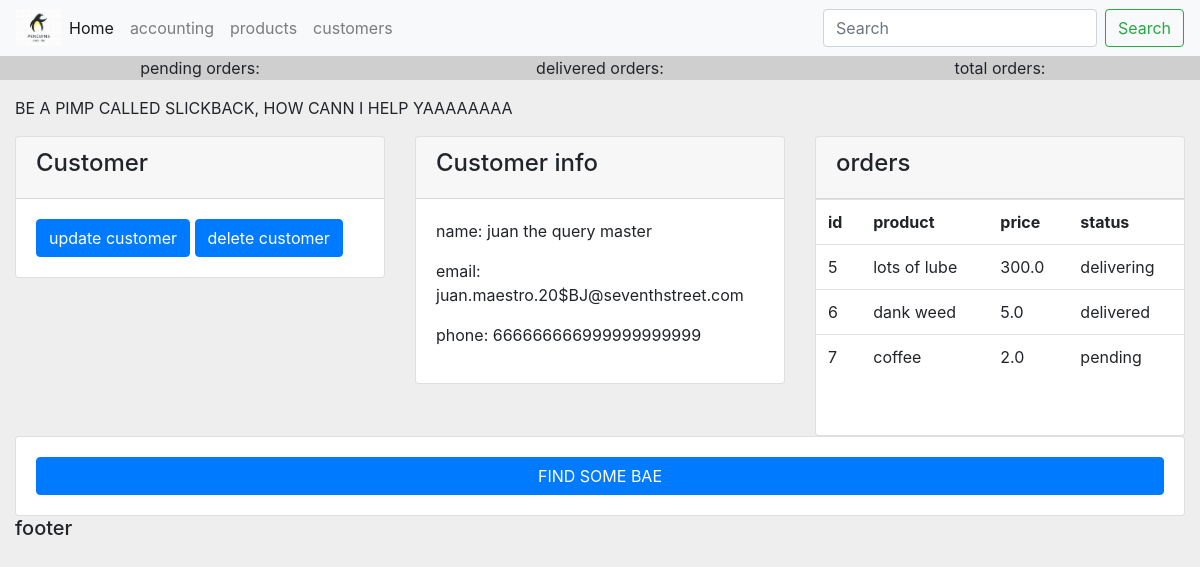
Before: /accounting/customer/2 with the older database file.
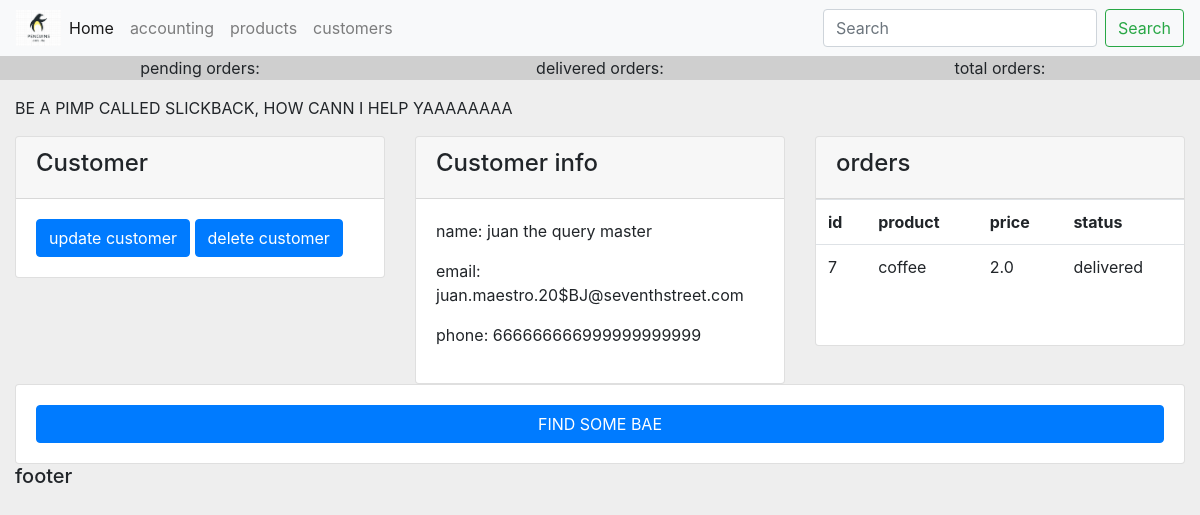
After: the same page with the newer database file.
### accounting/models.py (models this page shows, shortened)
class Order(models.Model):
    STATUS = (
        ('pending', 'Pending'),
        ('delivering', 'Out on delivery'),
        ('delivered', 'Delivered')
    )
    customer = models.ForeignKey(Customer, null=True, on_delete=models.SET_NULL)
    product = models.ForeignKey(Product, null=True, on_delete=models.SET_NULL)
    status = models.CharField(max_length=200, null=True, choices=STATUS)
    date_created = models.DateTimeField(auto_now_add=True, null=True)

class Product(models.Model):
    CATEGORY = (
        ('indoors', 'Indoors'),
        ('outdoors', 'Outdoors')
    )
    name = models.CharField(max_length=200, null=True)
    price = models.FloatField(null=True)
    category = models.CharField(max_length=200, null=True, choices=CATEGORY)
    description = models.CharField(max_length=200, null=True)
    date_created = models.DateTimeField(auto_now_add=True, null=True)
    tags = models.ManyToManyField(Tag)
    def __str__(self):
        return self.name

### accounting/views.py (the view)
# urls.py: path('customer/<int:pk>', views.customer, name="accounting_customer"),
def customer(request, pk):
    customer = Customer.objects.get(id=pk)
    orders = customer.order_set.all()
    context = {
        'customer' : customer,
        'customer_orders' : orders,
    }
    return render(request, 'accounting/customer.html', context)

### accounting/templates/accounting/customer.html
{% extends 'ivy/layout.html' %}
{% block content %}
<p>BE A PIMP CALLED SLICKBACK, HOW CANN I HELP YAAAAAAAA</p>
<div class="row" >
    <div class="col">
        <div class="card">
            <div class="card-header"> <h4>Customer</h4></div>
            <div class="card-body">
                <button class="btn btn-primary"> update customer</button>
                <button class="btn btn-primary"> delete customer</button>
            </div>
        </div>
    </div>
    <div class="col">
        <div class="card">
            <div class="card-header"> <h4>Customer info</h4></div>
            <div class="card-body">
                <p>name: {{customer.name}} </p>
                <p>email: {{ customer.email }} </p>
                <p>phone: {{ customer.phone }}</p>
            </div>
        </div>
    </div>
    <div class="col">
        <div class="card">
            <div class="card-header"> <h4>orders</h4></div>
            <table class="table">
                <tr>
                    <th>id</th>
                    <th>product</th>
                    <th>price</th>
                    <th>status</th>
                </tr>
                {% for o in customer_orders %}
                    <tr>
                        <td>{{o.id}}</td>
                        <td>{{o.product}}</td>
                        <td>{{o.product.price}}</td>
                        <td>{{o.status}}</td>
                    </tr>
                {% endfor%}
            </table>
            <div class="card-body">
            </div>
        </div>
    </div>
</div>
<div class="row">
    <div class="col">
        <div class="card card-body">
            <button class="btn btn-primary">FIND SOME BAE</button>
        </div>
    </div>
</div>
{% endblock content %}

Changed rows visible on the page:
removed Order: id "5", product "lots of lube", product.price "300.0", status "delivering"
removed Order: id "6", product "dank weed", product.price "5.0", status "delivered"
changed Order "coffee": status "pending" → "delivered"
